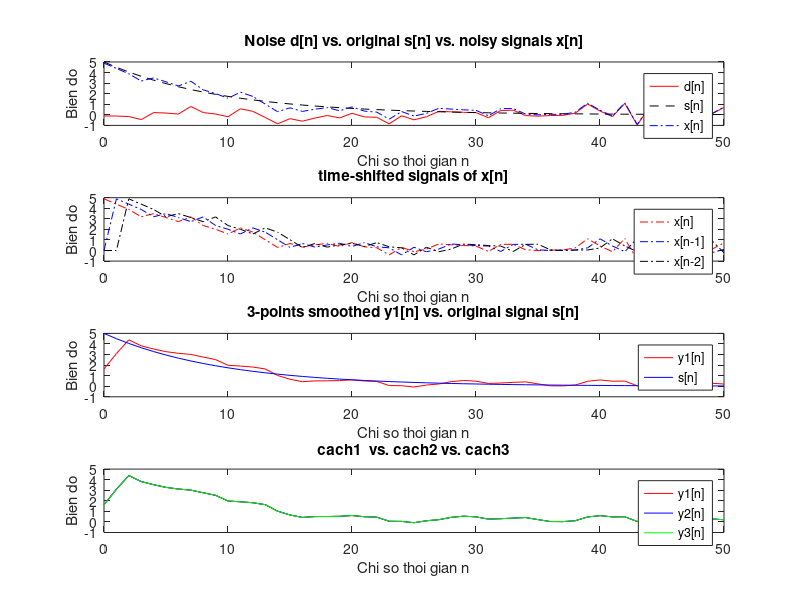

Source code (MATLAB):
% chuong trinh lam tron 1 tin hieu de khu nhieu 
% dung bo loc lay trung binh cong 3 diem (3-points moving-averaging filter)
% co PTSP: y[n] = 1/3(x[n]+x[n-1]+x[n-2])

clf;                            % clear figures
L = 51;                         % do dai tin hieu
n = 0:L-1;                      % bien thoi gian roi rac
d = 0.5*randn(1,L);             % sinh tin hieu Gausian noise d[n] (0.5 la bien do nhieu)
s = 5 * 0.9.^n;              % sinh tin hieu goc s[n] = 2n(0.9)^n
x = s + d;                      % tin hieu co nhieu x[n]=s[n]+d[n]

% problem: co tin hieu bi nhieu x[n], di khoi phuc lai tin hieu goc s[n]
figure(1)                       % tao figure 1
%hold on
subplot(4,1,1)                  % tao luoi 3x1 plots va ve plot o vi tri #1
plot(n,d,'r-',n,s,'k--',n,x,'b-.'); % ve do thi d[n],s[n],x[n]
xlabel('Chi so thoi gian n');
ylabel('Bien do');
legend('d[n]','s[n]','x[n]');
title('Noise d[n] vs. original s[n] vs. noisy signals x[n]');

% cach 1: dich thoi gian, lam tron tin hieu theo CT y[n] = 1/3(x[n-1]+x[n]+x[n+1])
x1 = [x];                         % x1[n] = x[n]
x2 = [0, x(1:L-1)];               % x2[n] = x[n-1]
x3 = [zeros(1, 2), x(1:L-2)];     % x3[n] = x[n-2]

subplot(4,1,2)
% ve do thi x[n],x[n-1],x[n-2]
plot(n,x1,'r-.',n,x2,'b-.',n,x3,'k-.');
xlabel('Chi so thoi gian n');
ylabel('Bien do');
legend('x[n]','x[n-1]','x[n-2]');
title('time-shifted signals of x[n]');

y1 = 1/3*(x1+x2+x3);     % lay trung binh voi M=1
subplot(4,1,3)
% ve do thi y1[n] vs. s[n]
plot(n,y1(1:L),'r-',n,s(1:L),'b-');
xlabel('Chi so thoi gian n');
ylabel('Bien do');
legend('y1[n]','s[n]');
title('3-points smoothed y1[n] vs. original signal s[n]');

% cach 2: dung ham tinh tong chap conv()
% ghep noi tiep he som 1 don vi va he lay TB cong nhan qua
h = 1/3 * ones(1,3);    % h[n] = [1/3, 1/3, 1/3]
y2 = conv(x1, h);         % y2[n] = x1[n] * h[n]

% cach 3: dung ham cai dat bo loc filter()???
windowSize = 3;
b = (1 / windowSize) * ones(1, windowSize);
a = 1;
y3 = filter(b, a, x);

% ve do thi y2[n], y3[n] vs. s[n]
subplot(4,1,4)
plot(n, y1, 'r-', n, y2(1:L), 'b-', n, y3(1:L), '-g');
xlabel('Chi so thoi gian n');
ylabel('Bien do');
legend('y1[n]', 'y2[n]', 'y3[n]');
title('cach1  vs. cach2 vs. cach3');



